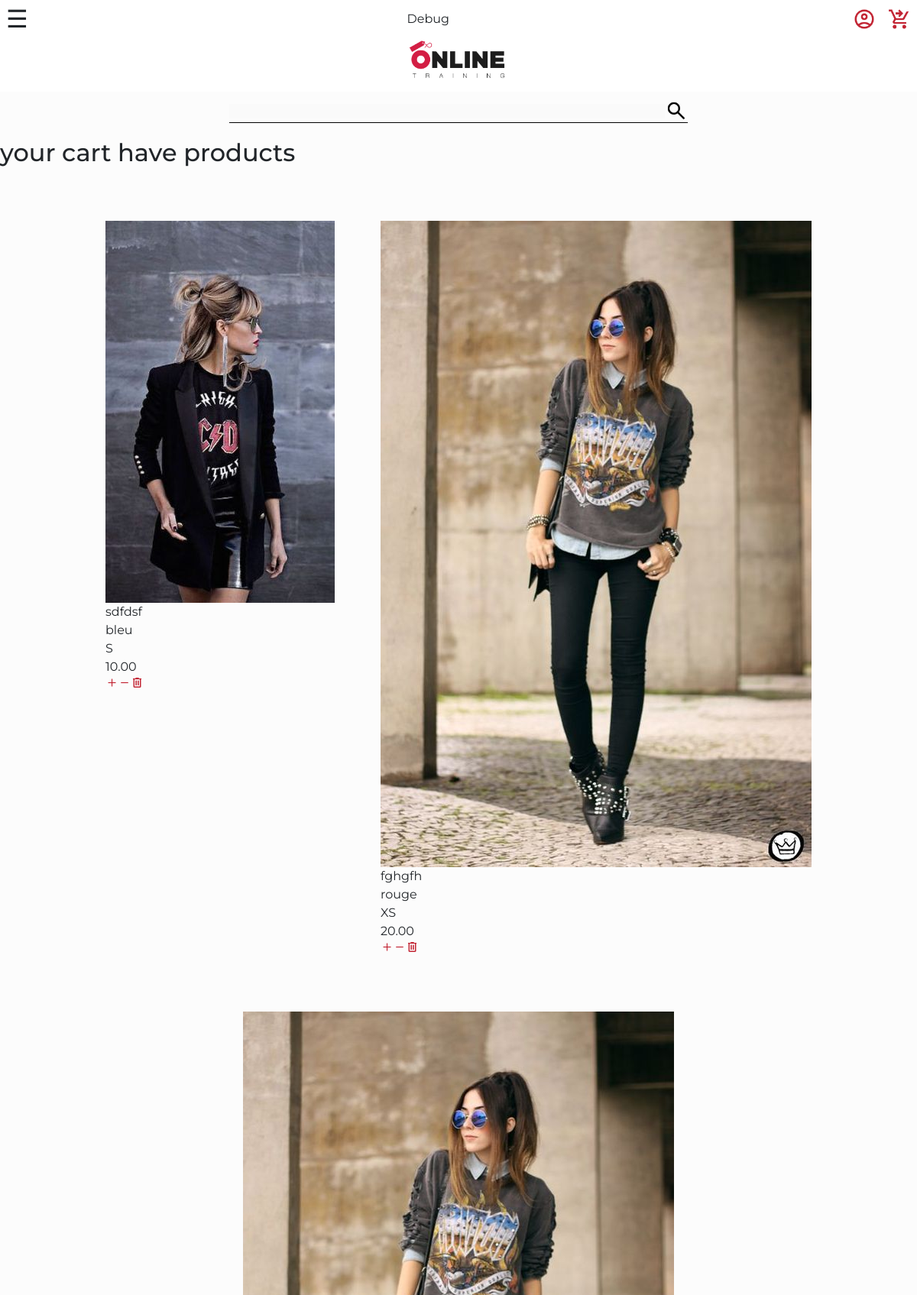
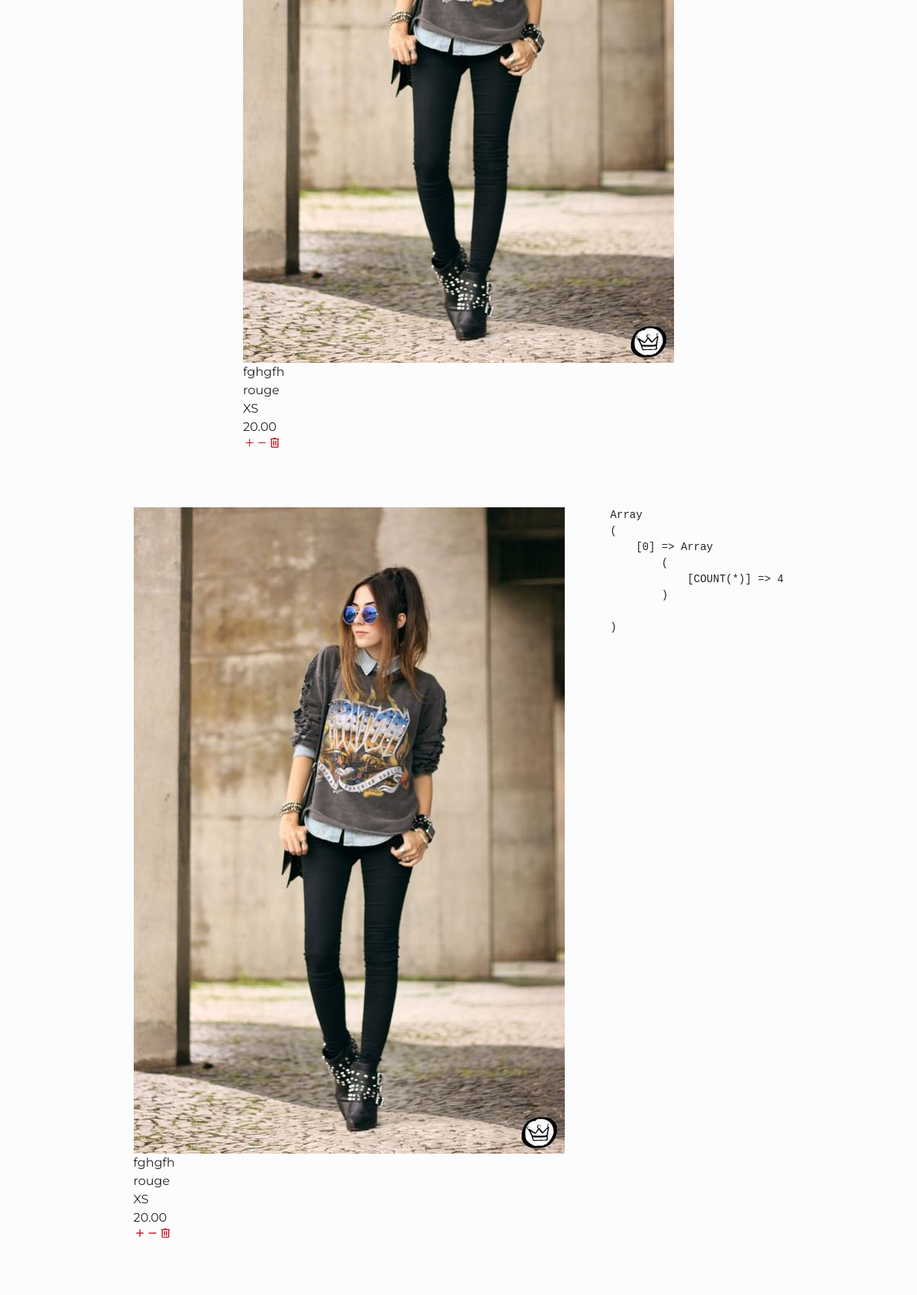
Screenshot of /pages/cart.php (upper part) with the database file from the repository (2 pictures, top to bottom).
### tables this page shows
CREATE TABLE `carts` (
  `id` int NOT NULL,
  `user_id` int NOT NULL,
  `product_id` int NOT NULL,
  `product_quantity` int NOT NULL
);

CREATE TABLE `products` (
  `id` int NOT NULL,
  `ref` varchar(255) NOT NULL,
  `brand` varchar(255) NOT NULL,
  `size` varchar(255) NOT NULL,
  `color` varchar(255) NOT NULL,
  `pattern` varchar(255) NOT NULL,
  `material` varchar(255) NOT NULL,
  `gender` varchar(255) NOT NULL,
  `stock` int NOT NULL,
  `price` decimal(5,2) NOT NULL,
  `discount` decimal(3,2) NOT NULL DEFAULT '1.00',
  `category` varchar(255) NOT NULL,
  `content` text NOT NULL,
  `image_1` varchar(255) NOT NULL,
  `image_2` varchar(255) DEFAULT NULL,
  `image_3` varchar(255) DEFAULT NULL,
  `image_4` varchar(255) DEFAULT NULL
);

### src/pages/cart.php (the view, shortened to what this page needs)
<?php
require_once("../elements/connect.php");
require_once("../elements/header.php");
$sql = "SELECT * FROM  carts c LEFT JOIN products p  ON p.id = c.product_id LEFT JOIN users u ON c.user_id = u.id ";
$requete = $db->prepare($sql);
$requete->execute();
$cartResults = $requete->fetchAll(PDO::FETCH_ASSOC);
$sql_count ="SELECT COUNT(*) FROM`carts` WHERE ID <> 0";
$requete_count = $db->prepare($sql_count);
$requete_count->execute();
$result_count = $requete_count->fetchAll(PDO::FETCH_ASSOC);
?>
<!DOCTYPE html>
<html lang="en">
<head>
    <link rel="stylesheet" href="../CSS/style.css">
    <link rel="stylesheet" href="../CSS/produits.css">
    <link href="https://cdn.jsdelivr.net/npm/bootstrap@5.3.3/dist/css/bootstrap.min.css" rel="stylesheet">
    <link rel="stylesheet" href="https://cdn.jsdelivr.net/npm/bootstrap-icons@1.11.1/font/bootstrap-icons.css">
</head>
<body>
<?php
    if(empty($cartResults)){
        echo 'not the product in this cart.';
    }else{
        echo '<h2>your cart have <?= . $result_count  . ?> products</h2>';
        echo'<section class="affichage_des_produits">';
 foreach($cartResults as $cartResult){
echo '<article class="">
<figure class="">
    <img class="" src="'. $cartResult['image_1'].'" alt="php name ici">
    <figcaption class="">'. $cartResult['brand'].'</figcaption>
    <figcaption class="">'. $cartResult['color'].'</figcaption>
    <figcaption class="">'. $cartResult['size'].'</figcaption>
    <figcaption class="">'. $cartResult['price'].'</figcaption>
    <//Boutons d’accouplement pour ajouter des produits >
   <div class="btn_action" style="display: flex; width: 50px;">
        <a href=" ?id=$_GET["id"]"><img src="../img/illustration/add_produce.png " alt="add produce"></a>
        <a href=" ?id=$_GET["id"]"><img src="../img/illustration/remove_produce.png" alt="remove produce"></a>
        <a href="../tools/cart_delete.php?id=$_GET["id"]"><img src="../img/illustration/delete.png" alt="delete produce"></a>
    </div>
</figure>
</article>';
 }
}
    echo '<pre>';
    print_r($result_count);
    echo '</pre>';
    print_r($cartResults);
?>
</section>
</body>
</html>

### src/CSS/style.css (style rules this page uses)
body { background-color: rgb(252, 252, 252)!important; }
body { font-family: "Montserrat", sans-serif !important; }

### src/CSS/produits.css (style rules this page uses)
.affichage_des_produits { display: flex; justify-content: center; flex-wrap: wrap; width: 96vw; margin: auto; gap: 60px; margin-top:70px; }

### rows the page displays
carts: product.image_1 (picture), product.brand "sdfdsf", product.color "bleu", product.size "S", product.price "10.00"
carts: product.image_1 (picture), product.brand "fghgfh", product.color "rouge", product.size "XS", product.price "20.00"
carts: product.image_1 (picture), product.brand "fghgfh", product.color "rouge", product.size "XS", product.price "20.00"
carts: product.image_1 (picture), product.brand "fghgfh", product.color "rouge", product.size "XS", product.price "20.00"
